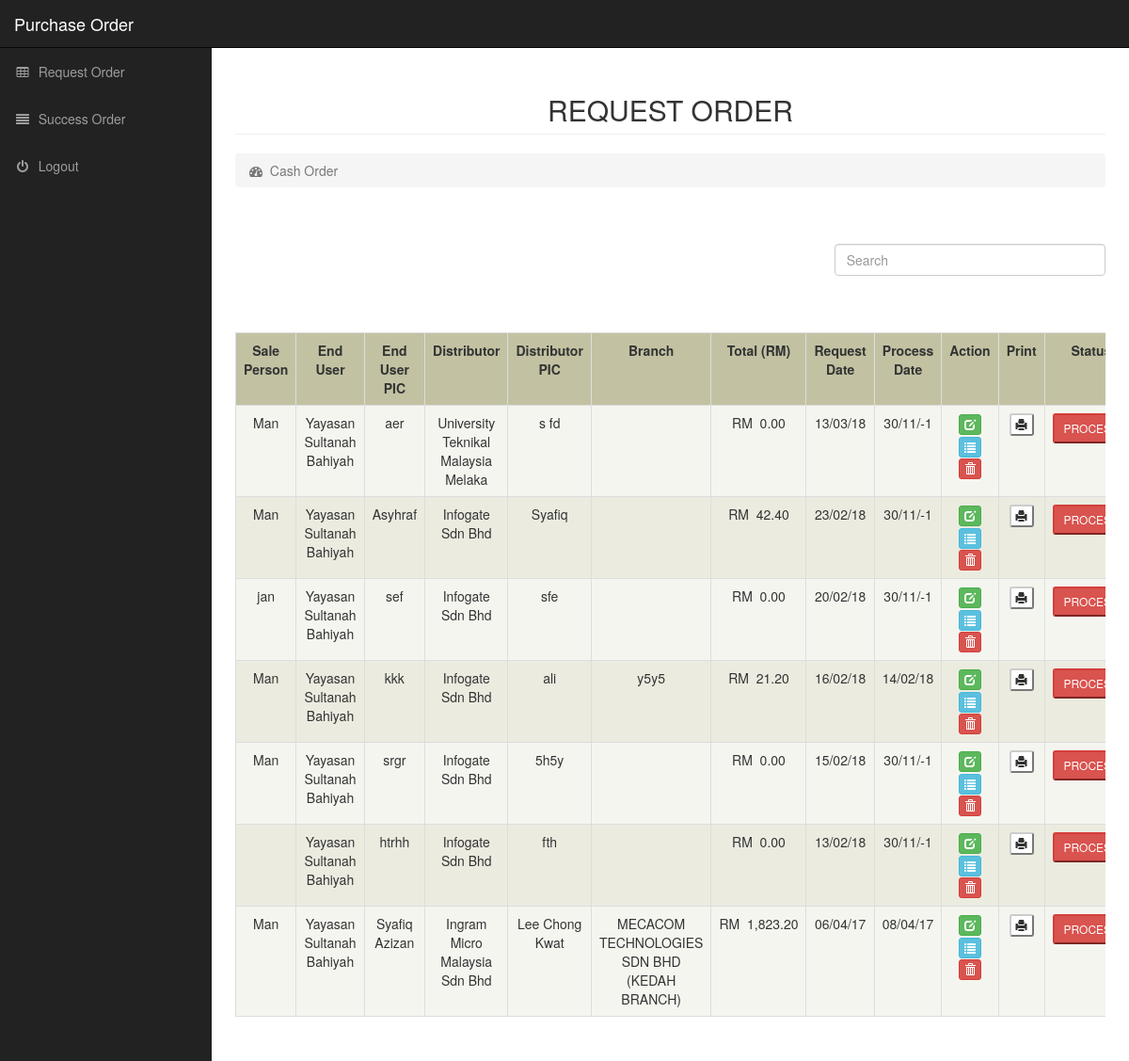
The page /admin/view_order.php on the database its author committed.
### tables this page shows
CREATE TABLE `request` (
  `res_id` int(20) NOT NULL,
  `username` varchar(255) NOT NULL,
  `client_name` varchar(255) NOT NULL,
  `client_pic` varchar(255) NOT NULL,
  `client_email` varchar(255) NOT NULL,
  `client_number` varchar(255) NOT NULL,
  `company_name` varchar(255) NOT NULL,
  `company_pic` varchar(255) NOT NULL,
  `company_email` varchar(255) NOT NULL,
  `total` double NOT NULL,
  `address` varchar(255) NOT NULL,
  `postcode` varchar(255) NOT NULL,
  `city` varchar(255) NOT NULL,
  `state` varchar(255) NOT NULL,
  `redate` date NOT NULL,
  `prodate` date NOT NULL,
  `status` int(11) NOT NULL,
  `po_no` varchar(255) NOT NULL,
  `attn` varchar(255) NOT NULL,
  `branch` varchar(255) NOT NULL,
  `branch_address` varchar(255) NOT NULL,
  `delivered` int(11) NOT NULL,
  `dev_num` varchar(255) NOT NULL,
  `approve` int(11) NOT NULL
);

### admin/view_order.php (the view, shortened to what this page needs)
<!DOCTYPE html>
<html>
<head>
    <link href="css/bootstrap.min.css" rel="stylesheet">
    <link href="css/sb-admin.css" rel="stylesheet">
    <link href="font-awesome/css/font-awesome.min.css" rel="stylesheet" type="text/css">
</head>
<body>
	<div id="wrapper">
        <nav class="navbar navbar-inverse navbar-fixed-top" role="navigation">
			<div class="navbar-header">
                <a class="navbar-brand" href="sale_home.php">Purchase Order</a>
            </div>
            <div class="collapse navbar-collapse navbar-ex1-collapse">
				<ul class="nav navbar-nav side-nav">
                    <li>
                        <a href="view_order.php"><i class="fa fa-fw fa-table"></i>&nbsp;&nbsp;Request Order</i></a>
                    </li>
					<li>
                        <a href="status_order.php"><i class="fa fa-fw fa-align-justify"></i>&nbsp;&nbsp;Success Order</i></a>
                    </li>
                    <li>
                        <a href="logout.php"><i class="fa fa-fw fa-power-off"></i>&nbsp;&nbsp;Logout</a>
                    </li>
                </ul>
            </div>
        </nav>
    <div id="page-wrapper">
      <div class="container-fluid">
                <div class="row">
                    <div class="col-lg-12">
                        <h2 align="center" class="page-header">REQUEST ORDER</h2>
						<ol class="breadcrumb">
                            <li class="active">
                                <i class="fa fa-dashboard"></i>&nbsp;&nbsp;Cash Order
                            </li>
                        </ol>
                    </div>
                </div><br><br>
                <div class="row">
					<div align="left" class="col-lg-8">
					</div>
					<div align="right" class="col-lg-4">
						<input type="text" size="20" class="form-control" placeholder="Search" name="filter" value="" id="filter"/></br></br>
					</div>
				</div><br>
				<div class="row">
                    <div class="col-lg-12">
						<div class="table-responsive">
							<table class="table table-bordered table-hover">
								<tr bgcolor='#c2c2a3'>
									<th><center>Sale Person</center></th>
									<th><center>End User</center></th>
									<th><center>End User PIC</center></th>
									<th><center>Distributor</center></th>
									<th><center>Distributor PIC</center></th>
									<th><center>Branch</center></th>
									<th><center>Total (RM)</center></th>
									<th><center>Request Date</center></th>
									<th><center>Process Date</center></th>
									<th  width="100"><center>Action</center></th>
									<th><center>Print</center></th>
									<th><center>Status</center></th>
								</tr>
							<?php
								if(!isset($_GET['page']))
								{
									$page=1;
								}
								$con = mysql_connect("localhost", "root", "");
								if(isset($_POST['search']))
								{
								}
								else
								{
									$sql = "SELECT * FROM request WHERE status=0 ORDER BY redate DESC, res_id DESC";
								}
								$result = mysql_query($sql);
								$count1 = mysql_num_rows($result);
								if($count1==0)
								{
									mysql_close($con);
									echo "</table>";
									echo "<script>alert('No Result!')</script>";
								}
								else
								{
									$x = 0;
									$i = 0;
								while($row=mysql_fetch_array($result))
								{
									$x++;
									$min = ($page - 1) * 10;
									$max = $min + 11;
									if($x>$min && $x<$max)
									{
										$i++;
										if($i%2==0)
												{
													$color = "#ebebe0";
												}
												else
												{
													$color = "#f5f5f0";
												}
												echo"<tr bgcolor='$color' height='40'>";
												echo "<td align='center'>".$row['username']."</td>";
												echo "<td align='center'>".$row['client_name']."</td>";
												echo "<td align='center'>".$row['client_pic']."</td>";
												echo "<td align='center'>".$row['company_name']."</td>";
												echo "<td align='center'>".$row['company_pic']."</td>";
												echo "<td align='center'>".$row['branch']."</td>";
												$v_total = $row['total'];
												echo "<td align='center'>RM&nbsp;&nbsp;";echo number_format($v_total, 2);echo "</td>";
												echo "<td align='center'>".date_format(date_create($row['redate']), 'd/m/y')."</td>";
												echo "<td align='center'>".date_format(date_create($row['prodate']), 'd/m/y')."</td>";
												echo "<td align='center'>
														<a href='edit_order.php?res_id=".$row['res_id']."'>
															<button type='submit'  name='edit' class='btn btn-success btn-xs'><span class='glyphicon glyphicon-edit'></span></button></a>
														<a href='view_item.php?res_id=".$row['res_id']."'>
															<button type='submit'  name='view' class='btn btn-info btn-xs'><span class='glyphicon glyphicon-list'></span></button></a>
														<a href='delete_order.php?id=".$row['res_id']."'>
															<button type='submit' name='delete' class='btn btn-danger btn-xs'><span class='glyphicon glyphicon-trash'></span></button></a></td>";
												echo "<td align='center'>
														<form action='purchase_order.php' method='post' enctype='multipart/form-data' target='print_popup'  onsubmit='window.open('about:blank','print_popup','width=800,height=900');'>
															<input type='hidden' name='res_id' value='".$row['res_id']."'>
															<button type='submit' name='submit' class='btn-default btn-xs'><span class='glyphicon glyphicon-print'></span></button>";
												echo" 	</form>
													  </td>";
												$status=$row['status'];
												echo "<td align='center'>
														<form action='status_button.php' method='post' >
															<input type='hidden' name='res_id' value='".$row['res_id']."'>";
															if($status==1)
															{
																echo "<button type='submit' name='done' class='btn-success btn-sm'>DONE</button>";
															}
															else
															{
																echo "<button type='submit' name='process' class='btn-danger btn-sm'>PROCESS</button>";
															}
												echo " </form>
												     </td>";
												}
											}
											echo "</table>";
							?>
								<?php
								}
								?>
							</div>
						</div>
                </div><br><br><br><br><br><br><br><br><br><br><br><br><br><br><br><br><br><br><br><br><br><br><br>
            </div>
        </div>
    </div>
</body>
</html>

### admin/css/sb-admin.css (style rules this page uses)
body { margin-top: 100px; background-color: #222; }
@media (min-width:768px) { body { margin-top: 50px; } }
#wrapper { padding-left: 0; }
#page-wrapper { width: 100%; padding: 0; background-color: #fff; }
@media (min-width:768px) { #wrapper { padding-left: 225px; } }
@media (min-width:768px) { #page-wrapper { padding: 10px; } }
@media (min-width:768px) { .side-nav { position: fixed; top: 51px; left: 225px; width: 225px; margin-left: -225px; border: none; border-radius: 0; overflow-y: auto; background-color: #222; bottom: 0; overflow-x: hidden; padding-bottom: 40px; } }
@media (min-width:768px) { .side-nav>li>a { width: 225px; } }

### rows shown on the page
request: username "Man", client_name "Yayasan Sultanah Bahiyah", client_pic "aer", company_name "University Teknikal Malaysia Melaka", company_pic "s fd", total "0.00", redate "13/03/18", prodate "30/11/-1", status "PROCESS"
request: username "Man", client_name "Yayasan Sultanah Bahiyah", client_pic "Asyhraf", company_name "Infogate Sdn Bhd", company_pic "Syafiq", total "42.40", redate "23/02/18", prodate "30/11/-1", status "PROCESS"
request: username "jan", client_name "Yayasan Sultanah Bahiyah", client_pic "sef", company_name "Infogate Sdn Bhd", company_pic "sfe", total "0.00", redate "20/02/18", prodate "30/11/-1", status "PROCESS"
request: username "Man", client_name "Yayasan Sultanah Bahiyah", client_pic "kkk", company_name "Infogate Sdn Bhd", company_pic "ali", branch "y5y5", total "21.20", redate "16/02/18", prodate "14/02/18", status "PROCESS"
request: username "Man", client_name "Yayasan Sultanah Bahiyah", client_pic "srgr", company_name "Infogate Sdn Bhd", company_pic "5h5y", total "0.00", redate "15/02/18", prodate "30/11/-1", status "PROCESS"
request: client_name "Yayasan Sultanah Bahiyah", client_pic "htrhh", company_name "Infogate Sdn Bhd", company_pic "fth", total "0.00", redate "13/02/18", prodate "30/11/-1", status "PROCESS"
request: username "Man", client_name "Yayasan Sultanah Bahiyah", client_pic "Syafiq Azizan", company_name "Ingram Micro Malaysia Sdn Bhd", company_pic "Lee Chong Kwat", branch "MECACOM TECHNOLOGIES SDN BHD (KEDAH BRANCH)", total "1,823.20", redate "06/04/17", prodate "08/04/17", status "PROCESS"
